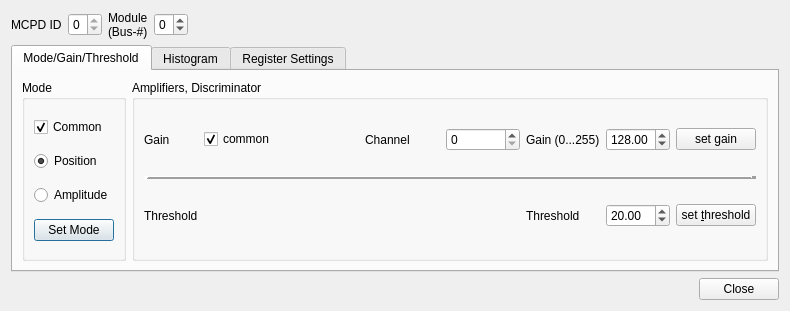
<?xml version="1.0" encoding="UTF-8"?>
<ui version="4.0">
 <class>ModuleSetup</class>
 <widget class="QDialog" name="ModuleSetup">
  <property name="geometry">
   <rect>
    <x>0</x>
    <y>0</y>
    <width>790</width>
    <height>291</height>
   </rect>
  </property>
  <property name="windowTitle">
   <string>Module setup</string>
  </property>
  <layout class="QGridLayout" name="gridLayout_4">
   <item row="0" column="0">
    <layout class="QHBoxLayout" name="horizontalLayout_7">
     <item>
      <widget class="QLabel" name="textLabel1_4_2">
       <property name="text">
        <string>MCPD ID</string>
       </property>
       <property name="wordWrap">
        <bool>false</bool>
       </property>
      </widget>
     </item>
     <item>
      <widget class="MCPDSpinBox" name="devid">
       <property name="enabled">
        <bool>true</bool>
       </property>
       <property name="maximum">
        <number>0</number>
       </property>
      </widget>
     </item>
     <item>
      <widget class="QLabel" name="textLabel1_4_2_2">
       <property name="text">
        <string>Module
(Bus-#)</string>
       </property>
       <property name="wordWrap">
        <bool>false</bool>
       </property>
      </widget>
     </item>
     <item>
      <widget class="ModuleSpinBox" name="module">
       <property name="wrapping">
        <bool>true</bool>
       </property>
       <property name="maximum">
        <number>7</number>
       </property>
      </widget>
     </item>
    </layout>
   </item>
   <item row="1" column="0" colspan="2">
    <widget class="QTabWidget" name="tabWidget">
     <property name="currentIndex">
      <number>0</number>
     </property>
     <widget class="QWidget" name="tabModeGainThreshold">
      <attribute name="title">
       <string>Mode/Gain/Threshold</string>
      </attribute>
      <layout class="QGridLayout" name="gridLayout_3">
       <item row="0" column="0">
        <widget class="QGroupBox" name="modeGroup">
         <property name="title">
          <string>Mode</string>
         </property>
         <layout class="QGridLayout" name="gridLayout_18">
          <item row="1" column="0">
           <widget class="QRadioButton" name="posMode">
            <property name="text">
             <string>Position</string>
            </property>
            <property name="checked">
             <bool>true</bool>
            </property>
           </widget>
          </item>
          <item row="2" column="0">
           <widget class="QRadioButton" name="ampMode">
            <property name="text">
             <string>Amplitude</string>
            </property>
           </widget>
          </item>
          <item row="0" column="0">
           <widget class="QCheckBox" name="comAmp">
            <property name="text">
             <string>Common</string>
            </property>
            <property name="checked">
             <bool>true</bool>
            </property>
           </widget>
          </item>
          <item row="3" column="0">
           <widget class="QPushButton" name="setMode">
            <property name="text">
             <string>Set Mode</string>
            </property>
           </widget>
          </item>
         </layout>
        </widget>
       </item>
       <item row="0" column="1">
        <widget class="QGroupBox" name="ampdiscGroup">
         <property name="title">
          <string>Amplifiers, Discriminator</string>
         </property>
         <layout class="QGridLayout" name="gridLayout_7">
          <item row="0" column="0">
           <widget class="QLabel" name="textLabel1_4_2_3_2">
            <property name="text">
             <string>Gain</string>
            </property>
            <property name="wordWrap">
             <bool>false</bool>
            </property>
           </widget>
          </item>
          <item row="0" column="1">
           <widget class="QCheckBox" name="comgain">
            <property name="text">
             <string>common</string>
            </property>
            <property name="checked">
             <bool>true</bool>
            </property>
           </widget>
          </item>
          <item row="0" column="2">
           <layout class="QHBoxLayout" name="channelLayout">
            <item>
             <widget class="QLabel" name="channelLabel">
              <property name="text">
               <string>Channel</string>
              </property>
              <property name="wordWrap">
               <bool>false</bool>
              </property>
             </widget>
            </item>
            <item>
             <widget class="ModuleSpinBox" name="channel">
              <property name="enabled">
               <bool>true</bool>
              </property>
              <property name="maximum">
               <number>7</number>
              </property>
             </widget>
            </item>
           </layout>
          </item>
          <item row="0" column="3">
           <widget class="QLabel" name="textLabel1_4_2_3_3_3">
            <property name="text">
             <string>Gain (0...255)</string>
            </property>
            <property name="wordWrap">
             <bool>false</bool>
            </property>
           </widget>
          </item>
          <item row="0" column="4">
           <widget class="QDoubleSpinBox" name="gain">
            <property name="text" stdset="0">
             <string>128,00</string>
            </property>
            <property name="maximum">
             <double>255.000000000000000</double>
            </property>
            <property name="value">
             <double>128.000000000000000</double>
            </property>
            <property name="cursorPosition" stdset="0">
             <number>0</number>
            </property>
           </widget>
          </item>
          <item row="0" column="5">
           <widget class="QPushButton" name="setGain">
            <property name="text">
             <string>set gain</string>
            </property>
           </widget>
          </item>
          <item row="1" column="0" colspan="6">
           <widget class="Line" name="line">
            <property name="frameShadow">
             <enum>QFrame::Raised</enum>
            </property>
            <property name="lineWidth">
             <number>5</number>
            </property>
            <property name="orientation">
             <enum>Qt::Horizontal</enum>
            </property>
           </widget>
          </item>
          <item row="2" column="0">
           <widget class="QLabel" name="textLabel1_4_2_3_3">
            <property name="text">
             <string>Threshold</string>
            </property>
            <property name="wordWrap">
             <bool>false</bool>
            </property>
           </widget>
          </item>
          <item row="2" column="1">
           <spacer name="horizontalSpacer_2">
            <property name="orientation">
             <enum>Qt::Horizontal</enum>
            </property>
            <property name="sizeHint" stdset="0">
             <size>
              <width>95</width>
              <height>20</height>
             </size>
            </property>
           </spacer>
          </item>
          <item row="2" column="2">
           <spacer name="horizontalSpacer">
            <property name="orientation">
             <enum>Qt::Horizontal</enum>
            </property>
            <property name="sizeHint" stdset="0">
             <size>
              <width>95</width>
              <height>20</height>
             </size>
            </property>
           </spacer>
          </item>
          <item row="2" column="3">
           <widget class="QLabel" name="textLabel1_4_2_3_3_2">
            <property name="text">
             <string>Threshold</string>
            </property>
            <property name="wordWrap">
             <bool>false</bool>
            </property>
           </widget>
          </item>
          <item row="2" column="4">
           <widget class="QDoubleSpinBox" name="threshold">
            <property name="text" stdset="0">
             <string>20,00</string>
            </property>
            <property name="maximum">
             <double>255.000000000000000</double>
            </property>
            <property name="value">
             <double>20.000000000000000</double>
            </property>
           </widget>
          </item>
          <item row="2" column="5">
           <widget class="QPushButton" name="setThreshold">
            <property name="text">
             <string>set &amp;threshold</string>
            </property>
           </widget>
          </item>
         </layout>
        </widget>
       </item>
      </layout>
     </widget>
     <widget class="QWidget" name="tabHistgram">
      <attribute name="title">
       <string>Histogram</string>
      </attribute>
      <layout class="QGridLayout" name="gridLayout_5">
       <item row="0" column="0">
        <widget class="QGroupBox" name="histogramGroupBox">
         <property name="title">
          <string>Histogram</string>
         </property>
         <layout class="QGridLayout" name="gridLayout">
          <item row="0" column="0">
           <layout class="QVBoxLayout" name="verticalLayout_1">
            <item>
             <widget class="QLabel" name="labelChannel_1">
              <property name="text">
               <string>1</string>
              </property>
             </widget>
            </item>
            <item>
             <widget class="QCheckBox" name="checkChannel1Histogram">
              <property name="text">
               <string>Histogram</string>
              </property>
              <property name="checked">
               <bool>true</bool>
              </property>
             </widget>
            </item>
            <item>
             <widget class="QCheckBox" name="checkChannel1Use">
              <property name="text">
               <string>Active</string>
              </property>
              <property name="checked">
               <bool>true</bool>
              </property>
             </widget>
            </item>
            <item>
             <spacer name="verticalSpacer">
              <property name="orientation">
               <enum>Qt::Vertical</enum>
              </property>
              <property name="sizeHint" stdset="0">
               <size>
                <width>20</width>
                <height>40</height>
               </size>
              </property>
             </spacer>
            </item>
           </layout>
          </item>
          <item row="0" column="1">
           <layout class="QVBoxLayout" name="verticalLayout_2">
            <item>
             <widget class="QLabel" name="labelChannel_2">
              <property name="text">
               <string>2</string>
              </property>
             </widget>
            </item>
            <item>
             <widget class="QCheckBox" name="checkChannel2Histogram">
              <property name="text">
               <string>Histogram</string>
              </property>
              <property name="checked">
               <bool>true</bool>
              </property>
             </widget>
            </item>
            <item>
             <widget class="QCheckBox" name="checkChannel2Use">
              <property name="text">
               <string>Active</string>
              </property>
              <property name="checked">
               <bool>true</bool>
              </property>
             </widget>
            </item>
            <item>
             <spacer name="verticalSpacer_2">
              <property name="orientation">
               <enum>Qt::Vertical</enum>
              </property>
              <property name="sizeHint" stdset="0">
               <size>
                <width>20</width>
                <height>40</height>
               </size>
              </property>
             </spacer>
            </item>
           </layout>
          </item>
          <item row="0" column="2">
           <layout class="QVBoxLayout" name="verticalLayout_3">
            <item>
             <widget class="QLabel" name="labelChannel_3">
              <property name="text">
               <string>3</string>
              </property>
             </widget>
            </item>
            <item>
             <widget class="QCheckBox" name="checkChannel3Histogram">
              <property name="text">
               <string>Histogram</string>
              </property>
              <property name="checked">
               <bool>true</bool>
              </property>
             </widget>
            </item>
            <item>
             <widget class="QCheckBox" name="checkChannel3Use">
              <property name="text">
               <string>Active</string>
              </property>
              <property name="checked">
               <bool>true</bool>
              </property>
             </widget>
            </item>
            <item>
             <spacer name="verticalSpacer_3">
              <property name="orientation">
               <enum>Qt::Vertical</enum>
              </property>
              <property name="sizeHint" stdset="0">
               <size>
                <width>20</width>
                <height>40</height>
               </size>
              </property>
             </spacer>
            </item>
           </layout>
          </item>
          <item row="0" column="3">
           <layout class="QVBoxLayout" name="verticalLayout_4">
            <item>
             <widget class="QLabel" name="labelChannel_4">
              <property name="text">
               <string>4</string>
              </property>
             </widget>
            </item>
            <item>
             <widget class="QCheckBox" name="checkChannel4Histogram">
              <property name="text">
               <string>Histogram</string>
              </property>
              <property name="checked">
               <bool>true</bool>
              </property>
             </widget>
            </item>
            <item>
             <widget class="QCheckBox" name="checkChannel4Use">
              <property name="text">
               <string>Active</string>
              </property>
              <property name="checked">
               <bool>true</bool>
              </property>
             </widget>
            </item>
            <item>
             <spacer name="verticalSpacer_4">
              <property name="orientation">
               <enum>Qt::Vertical</enum>
              </property>
              <property name="sizeHint" stdset="0">
               <size>
                <width>20</width>
                <height>40</height>
               </size>
              </property>
             </spacer>
            </item>
           </layout>
          </item>
          <item row="0" column="4">
           <layout class="QVBoxLayout" name="verticalLayout_5">
            <item>
             <widget class="QLabel" name="labelChannel_5">
              <property name="text">
               <string>5</string>
              </property>
             </widget>
            </item>
            <item>
             <widget class="QCheckBox" name="checkChannel5Histogram">
              <property name="text">
               <string>Histogram</string>
              </property>
              <property name="checked">
               <bool>true</bool>
              </property>
             </widget>
            </item>
            <item>
             <widget class="QCheckBox" name="checkChannel5Use">
              <property name="text">
               <string>Active</string>
              </property>
              <property name="checked">
               <bool>true</bool>
              </property>
             </widget>
            </item>
            <item>
             <spacer name="verticalSpacer_5">
              <property name="orientation">
               <enum>Qt::Vertical</enum>
              </property>
              <property name="sizeHint" stdset="0">
               <size>
                <width>20</width>
                <height>40</height>
               </size>
              </property>
             </spacer>
            </item>
           </layout>
          </item>
          <item row="0" column="5">
           <layout class="QVBoxLayout" name="verticalLayout_6">
            <item>
             <widget class="QLabel" name="labelChannel_6">
              <property name="text">
               <string>6</string>
              </property>
             </widget>
            </item>
            <item>
             <widget class="QCheckBox" name="checkChannel6Histogram">
              <property name="text">
               <string>Histogram</string>
              </property>
              <property name="checked">
               <bool>true</bool>
              </property>
             </widget>
            </item>
            <item>
             <widget class="QCheckBox" name="checkChannel6Use">
              <property name="text">
               <string>Active</string>
              </property>
              <property name="checked">
               <bool>true</bool>
              </property>
             </widget>
            </item>
            <item>
             <spacer name="verticalSpacer_6">
              <property name="orientation">
               <enum>Qt::Vertical</enum>
              </property>
              <property name="sizeHint" stdset="0">
               <size>
                <width>20</width>
                <height>40</height>
               </size>
              </property>
             </spacer>
            </item>
           </layout>
          </item>
          <item row="0" column="6">
           <layout class="QVBoxLayout" name="verticalLayout_7">
            <item>
             <widget class="QLabel" name="labelChannel_7">
              <property name="text">
               <string>7</string>
              </property>
             </widget>
            </item>
            <item>
             <widget class="QCheckBox" name="checkChannel7Histogram">
              <property name="text">
               <string>Histogram</string>
              </property>
              <property name="checked">
               <bool>true</bool>
              </property>
             </widget>
            </item>
            <item>
             <widget class="QCheckBox" name="checkChannel7Use">
              <property name="text">
               <string>Active</string>
              </property>
              <property name="checked">
               <bool>true</bool>
              </property>
             </widget>
            </item>
            <item>
             <spacer name="verticalSpacer_7">
              <property name="orientation">
               <enum>Qt::Vertical</enum>
              </property>
              <property name="sizeHint" stdset="0">
               <size>
                <width>20</width>
                <height>40</height>
               </size>
              </property>
             </spacer>
            </item>
           </layout>
          </item>
          <item row="0" column="7">
           <layout class="QVBoxLayout" name="verticalLayout_8">
            <item>
             <widget class="QLabel" name="labelChannel_8">
              <property name="text">
               <string>8</string>
              </property>
             </widget>
            </item>
            <item>
             <widget class="QCheckBox" name="checkChannel8Histogram">
              <property name="text">
               <string>Histogram</string>
              </property>
              <property name="checked">
               <bool>true</bool>
              </property>
             </widget>
            </item>
            <item>
             <widget class="QCheckBox" name="checkChannel8Use">
              <property name="text">
               <string>Active</string>
              </property>
              <property name="checked">
               <bool>true</bool>
              </property>
             </widget>
            </item>
            <item>
             <spacer name="verticalSpacer_8">
              <property name="orientation">
               <enum>Qt::Vertical</enum>
              </property>
              <property name="sizeHint" stdset="0">
               <size>
                <width>20</width>
                <height>40</height>
               </size>
              </property>
             </spacer>
            </item>
           </layout>
          </item>
          <item row="1" column="0">
           <layout class="QVBoxLayout" name="verticalLayout_9">
            <item>
             <widget class="QLabel" name="labelChannel_9">
              <property name="text">
               <string>9</string>
              </property>
             </widget>
            </item>
            <item>
             <widget class="QCheckBox" name="checkChannel9Histogram">
              <property name="text">
               <string>Histogram</string>
              </property>
              <property name="checked">
               <bool>true</bool>
              </property>
             </widget>
            </item>
            <item>
             <widget class="QCheckBox" name="checkChannel9Use">
              <property name="text">
               <string>Active</string>
              </property>
              <property name="checked">
               <bool>true</bool>
              </property>
             </widget>
            </item>
            <item>
             <spacer name="verticalSpacer_9">
              <property name="orientation">
               <enum>Qt::Vertical</enum>
              </property>
              <property name="sizeHint" stdset="0">
               <size>
                <width>20</width>
                <height>40</height>
               </size>
              </property>
             </spacer>
            </item>
           </layout>
          </item>
          <item row="1" column="1">
           <layout class="QVBoxLayout" name="verticalLayout_10">
            <item>
             <widget class="QLabel" name="labelChannel_10">
              <property name="text">
               <string>10</string>
              </property>
             </widget>
            </item>
            <item>
             <widget class="QCheckBox" name="checkChannel10Histogram">
              <property name="text">
               <string>Histogram</string>
              </property>
              <property name="checked">
               <bool>true</bool>
              </property>
             </widget>
            </item>
            <item>
             <widget class="QCheckBox" name="checkChannel10Use">
              <property name="text">
               <string>Active</string>
              </property>
              <property name="checked">
               <bool>true</bool>
              </property>
             </widget>
            </item>
            <item>
             <spacer name="verticalSpacer_10">
              <property name="orientation">
               <enum>Qt::Vertical</enum>
              </property>
              <property name="sizeHint" stdset="0">
               <size>
                <width>20</width>
                <height>40</height>
               </size>
              </property>
             </spacer>
            </item>
           </layout>
          </item>
          <item row="1" column="2">
           <layout class="QVBoxLayout" name="verticalLayout_11">
            <item>
             <widget class="QLabel" name="labelChannel_11">
              <property name="text">
               <string>11</string>
              </property>
             </widget>
            </item>
            <item>
             <widget class="QCheckBox" name="checkChannel11Histogram">
              <property name="text">
               <string>Histogram</string>
              </property>
              <property name="checked">
               <bool>true</bool>
              </property>
             </widget>
            </item>
            <item>
             <widget class="QCheckBox" name="checkChannel11Use">
              <property name="text">
               <string>Active</string>
              </property>
              <property name="checked">
               <bool>true</bool>
              </property>
             </widget>
            </item>
            <item>
             <spacer name="verticalSpacer_11">
              <property name="orientation">
               <enum>Qt::Vertical</enum>
              </property>
              <property name="sizeHint" stdset="0">
               <size>
                <width>20</width>
                <height>40</height>
               </size>
              </property>
             </spacer>
            </item>
           </layout>
          </item>
          <item row="1" column="3">
           <layout class="QVBoxLayout" name="verticalLayout_12">
            <item>
             <widget class="QLabel" name="labelChannel_12">
              <property name="text">
               <string>12</string>
              </property>
             </widget>
            </item>
            <item>
             <widget class="QCheckBox" name="checkChannel12Histogram">
              <property name="text">
               <string>Histogram</string>
              </property>
              <property name="checked">
               <bool>true</bool>
              </property>
             </widget>
            </item>
            <item>
             <widget class="QCheckBox" name="checkChannel12Use">
              <property name="text">
               <string>Active</string>
              </property>
              <property name="checked">
               <bool>true</bool>
              </property>
             </widget>
            </item>
            <item>
             <spacer name="verticalSpacer_12">
              <property name="orientation">
               <enum>Qt::Vertical</enum>
              </property>
              <property name="sizeHint" stdset="0">
               <size>
                <width>20</width>
                <height>40</height>
               </size>
              </property>
             </spacer>
            </item>
           </layout>
          </item>
          <item row="1" column="4">
           <layout class="QVBoxLayout" name="verticalLayout_13">
            <item>
             <widget class="QLabel" name="labelChannel_13">
              <property name="text">
               <string>13</string>
              </property>
             </widget>
            </item>
            <item>
             <widget class="QCheckBox" name="checkChannel13Histogram">
              <property name="text">
               <string>Histogram</string>
              </property>
              <property name="checked">
               <bool>true</bool>
              </property>
             </widget>
            </item>
            <item>
             <widget class="QCheckBox" name="checkChannel13Use">
              <property name="text">
               <string>Active</string>
              </property>
              <property name="checked">
               <bool>true</bool>
              </property>
             </widget>
            </item>
            <item>
             <spacer name="verticalSpacer_13">
              <property name="orientation">
               <enum>Qt::Vertical</enum>
              </property>
              <property name="sizeHint" stdset="0">
               <size>
                <width>20</width>
                <height>40</height>
               </size>
              </property>
             </spacer>
            </item>
           </layout>
          </item>
          <item row="1" column="5">
           <layout class="QVBoxLayout" name="verticalLayout_14">
            <item>
             <widget class="QLabel" name="labelChannel_14">
              <property name="text">
               <string>14</string>
              </property>
             </widget>
            </item>
            <item>
             <widget class="QCheckBox" name="checkChannel14Histogram">
              <property name="text">
               <string>Histogram</string>
              </property>
              <property name="checked">
               <bool>true</bool>
              </property>
             </widget>
            </item>
            <item>
             <widget class="QCheckBox" name="checkChannel14Use">
              <property name="text">
               <string>Active</string>
              </property>
              <property name="checked">
               <bool>true</bool>
              </property>
             </widget>
            </item>
            <item>
             <spacer name="verticalSpacer_14">
              <property name="orientation">
               <enum>Qt::Vertical</enum>
              </property>
              <property name="sizeHint" stdset="0">
               <size>
                <width>20</width>
                <height>40</height>
               </size>
              </property>
             </spacer>
            </item>
           </layout>
          </item>
          <item row="1" column="6">
           <layout class="QVBoxLayout" name="verticalLayout_15">
            <item>
             <widget class="QLabel" name="labelChannel_15">
              <property name="text">
               <string>15</string>
              </property>
             </widget>
            </item>
            <item>
             <widget class="QCheckBox" name="checkChannel15Histogram">
              <property name="text">
               <string>Histogram</string>
              </property>
              <property name="checked">
               <bool>true</bool>
              </property>
             </widget>
            </item>
            <item>
             <widget class="QCheckBox" name="checkChannel15Use">
              <property name="text">
               <string>Active</string>
              </property>
              <property name="checked">
               <bool>true</bool>
              </property>
             </widget>
            </item>
            <item>
             <spacer name="verticalSpacer_15">
              <property name="orientation">
               <enum>Qt::Vertical</enum>
              </property>
              <property name="sizeHint" stdset="0">
               <size>
                <width>20</width>
                <height>40</height>
               </size>
              </property>
             </spacer>
            </item>
           </layout>
          </item>
          <item row="1" column="7">
           <layout class="QVBoxLayout" name="verticalLayout_16">
            <item>
             <widget class="QLabel" name="labelChannel_16">
              <property name="text">
               <string>16</string>
              </property>
             </widget>
            </item>
            <item>
             <widget class="QCheckBox" name="checkChannel16Histogram">
              <property name="text">
               <string>Histogram</string>
              </property>
              <property name="checked">
               <bool>true</bool>
              </property>
             </widget>
            </item>
            <item>
             <widget class="QCheckBox" name="checkChannel16Use">
              <property name="text">
               <string>Active</string>
              </property>
              <property name="checked">
               <bool>true</bool>
              </property>
             </widget>
            </item>
            <item>
             <spacer name="verticalSpacer_16">
              <property name="orientation">
               <enum>Qt::Vertical</enum>
              </property>
              <property name="sizeHint" stdset="0">
               <size>
                <width>20</width>
                <height>40</height>
               </size>
              </property>
             </spacer>
            </item>
           </layout>
          </item>
         </layout>
        </widget>
       </item>
      </layout>
     </widget>
     <widget class="QWidget" name="tabRegisterSettings">
      <attribute name="title">
       <string>Register Settings</string>
      </attribute>
      <layout class="QGridLayout" name="gridLayout_6">
       <item row="0" column="0">
        <widget class="QGroupBox" name="groupBox39">
         <property name="enabled">
          <bool>false</bool>
         </property>
         <property name="title">
          <string>Register op</string>
         </property>
         <layout class="QGridLayout" name="gridLayout_2">
          <item row="0" column="0">
           <widget class="QPushButton" name="writeRegisterButton">
            <property name="text">
             <string>Write</string>
            </property>
           </widget>
          </item>
          <item row="0" column="1">
           <widget class="QPushButton" name="readRegisterButton">
            <property name="text">
             <string>Read</string>
            </property>
           </widget>
          </item>
          <item row="0" column="2">
           <widget class="QSpinBox" name="registerSelect">
            <property name="maximum">
             <number>2</number>
            </property>
           </widget>
          </item>
          <item row="0" column="3">
           <widget class="QLineEdit" name="registerValue"/>
          </item>
         </layout>
        </widget>
       </item>
      </layout>
     </widget>
    </widget>
   </item>
   <item row="2" column="1">
    <widget class="QDialogButtonBox" name="buttonBox">
     <property name="orientation">
      <enum>Qt::Horizontal</enum>
     </property>
     <property name="standardButtons">
      <set>QDialogButtonBox::Close</set>
     </property>
    </widget>
   </item>
  </layout>
 </widget>
 <customwidgets>
  <customwidget>
   <class>ModuleSpinBox</class>
   <extends>QSpinBox</extends>
   <header>ModuleSpinBox.h</header>
   <slots>
    <signal>changeModule(int)</signal>
    <slot>steps(int)</slot>
   </slots>
  </customwidget>
  <customwidget>
   <class>MCPDSpinBox</class>
   <extends>QSpinBox</extends>
   <header>MCPDSpinBox.h</header>
   <slots>
    <slot>steps(int)</slot>
   </slots>
  </customwidget>
 </customwidgets>
 <resources/>
 <connections>
  <connection>
   <sender>buttonBox</sender>
   <signal>clicked(QAbstractButton*)</signal>
   <receiver>ModuleSetup</receiver>
   <slot>close()</slot>
   <hints>
    <hint type="sourcelabel">
     <x>318</x>
     <y>237</y>
    </hint>
    <hint type="destinationlabel">
     <x>309</x>
     <y>193</y>
    </hint>
   </hints>
  </connection>
  <connection>
   <sender>channel</sender>
   <signal>valueChanged(int)</signal>
   <receiver>ModuleSetup</receiver>
   <slot>displaySlot()</slot>
   <hints>
    <hint type="sourcelabel">
     <x>90</x>
     <y>108</y>
    </hint>
    <hint type="destinationlabel">
     <x>20</x>
     <y>20</y>
    </hint>
   </hints>
  </connection>
  <connection>
   <sender>comgain</sender>
   <signal>toggled(bool)</signal>
   <receiver>channel</receiver>
   <slot>setHidden(bool)</slot>
   <hints>
    <hint type="sourcelabel">
     <x>81</x>
     <y>107</y>
    </hint>
    <hint type="destinationlabel">
     <x>90</x>
     <y>108</y>
    </hint>
   </hints>
  </connection>
  <connection>
   <sender>comgain</sender>
   <signal>toggled(bool)</signal>
   <receiver>channelLabel</receiver>
   <slot>setHidden(bool)</slot>
   <hints>
    <hint type="sourcelabel">
     <x>81</x>
     <y>107</y>
    </hint>
    <hint type="destinationlabel">
     <x>86</x>
     <y>108</y>
    </hint>
   </hints>
  </connection>
  <connection>
   <sender>setMode</sender>
   <signal>clicked()</signal>
   <receiver>ModuleSetup</receiver>
   <slot>setModeSlot()</slot>
   <hints>
    <hint type="sourcelabel">
     <x>60</x>
     <y>108</y>
    </hint>
    <hint type="destinationlabel">
     <x>20</x>
     <y>20</y>
    </hint>
   </hints>
  </connection>
  <connection>
   <sender>module</sender>
   <signal>valueChanged(int)</signal>
   <receiver>ModuleSetup</receiver>
   <slot>displayMPSDSlot(int)</slot>
   <hints>
    <hint type="sourcelabel">
     <x>773</x>
     <y>35</y>
    </hint>
    <hint type="destinationlabel">
     <x>20</x>
     <y>20</y>
    </hint>
   </hints>
  </connection>
  <connection>
   <sender>readRegisterButton</sender>
   <signal>clicked()</signal>
   <receiver>ModuleSetup</receiver>
   <slot>readRegisterSlot()</slot>
   <hints>
    <hint type="sourcelabel">
     <x>57</x>
     <y>107</y>
    </hint>
    <hint type="destinationlabel">
     <x>20</x>
     <y>20</y>
    </hint>
   </hints>
  </connection>
  <connection>
   <sender>writeRegisterButton</sender>
   <signal>clicked()</signal>
   <receiver>ModuleSetup</receiver>
   <slot>writeRegisterSlot()</slot>
   <hints>
    <hint type="sourcelabel">
     <x>41</x>
     <y>107</y>
    </hint>
    <hint type="destinationlabel">
     <x>20</x>
     <y>20</y>
    </hint>
   </hints>
  </connection>
  <connection>
   <sender>setGain</sender>
   <signal>clicked()</signal>
   <receiver>ModuleSetup</receiver>
   <slot>setGainSlot()</slot>
   <hints>
    <hint type="sourcelabel">
     <x>95</x>
     <y>107</y>
    </hint>
    <hint type="destinationlabel">
     <x>20</x>
     <y>20</y>
    </hint>
   </hints>
  </connection>
  <connection>
   <sender>gain</sender>
   <signal>editingFinished()</signal>
   <receiver>setGain</receiver>
   <slot>click()</slot>
   <hints>
    <hint type="sourcelabel">
     <x>92</x>
     <y>107</y>
    </hint>
    <hint type="destinationlabel">
     <x>95</x>
     <y>107</y>
    </hint>
   </hints>
  </connection>
  <connection>
   <sender>setThreshold</sender>
   <signal>clicked()</signal>
   <receiver>ModuleSetup</receiver>
   <slot>setThresholdSlot()</slot>
   <hints>
    <hint type="sourcelabel">
     <x>95</x>
     <y>103</y>
    </hint>
    <hint type="destinationlabel">
     <x>20</x>
     <y>20</y>
    </hint>
   </hints>
  </connection>
  <connection>
   <sender>threshold</sender>
   <signal>editingFinished()</signal>
   <receiver>setThreshold</receiver>
   <slot>click()</slot>
   <hints>
    <hint type="sourcelabel">
     <x>92</x>
     <y>103</y>
    </hint>
    <hint type="destinationlabel">
     <x>95</x>
     <y>103</y>
    </hint>
   </hints>
  </connection>
  <connection>
   <sender>devid</sender>
   <signal>valueChanged(int)</signal>
   <receiver>ModuleSetup</receiver>
   <slot>setMCPD(int)</slot>
   <hints>
    <hint type="sourcelabel">
     <x>223</x>
     <y>34</y>
    </hint>
    <hint type="destinationlabel">
     <x>20</x>
     <y>20</y>
    </hint>
   </hints>
  </connection>
  <connection>
   <sender>checkChannel1Histogram</sender>
   <signal>toggled(bool)</signal>
   <receiver>checkChannel1Use</receiver>
   <slot>setVisible(bool)</slot>
   <hints>
    <hint type="sourcelabel">
     <x>67</x>
     <y>146</y>
    </hint>
    <hint type="destinationlabel">
     <x>71</x>
     <y>168</y>
    </hint>
   </hints>
  </connection>
  <connection>
   <sender>checkChannel2Histogram</sender>
   <signal>toggled(bool)</signal>
   <receiver>checkChannel2Use</receiver>
   <slot>setVisible(bool)</slot>
   <hints>
    <hint type="sourcelabel">
     <x>169</x>
     <y>151</y>
    </hint>
    <hint type="destinationlabel">
     <x>169</x>
     <y>163</y>
    </hint>
   </hints>
  </connection>
  <connection>
   <sender>checkChannel3Histogram</sender>
   <signal>toggled(bool)</signal>
   <receiver>checkChannel3Use</receiver>
   <slot>setVisible(bool)</slot>
   <hints>
    <hint type="sourcelabel">
     <x>252</x>
     <y>150</y>
    </hint>
    <hint type="destinationlabel">
     <x>256</x>
     <y>166</y>
    </hint>
   </hints>
  </connection>
  <connection>
   <sender>checkChannel4Histogram</sender>
   <signal>toggled(bool)</signal>
   <receiver>checkChannel4Use</receiver>
   <slot>setVisible(bool)</slot>
   <hints>
    <hint type="sourcelabel">
     <x>352</x>
     <y>145</y>
    </hint>
    <hint type="destinationlabel">
     <x>352</x>
     <y>162</y>
    </hint>
   </hints>
  </connection>
  <connection>
   <sender>checkChannel5Histogram</sender>
   <signal>toggled(bool)</signal>
   <receiver>checkChannel5Use</receiver>
   <slot>setVisible(bool)</slot>
   <hints>
    <hint type="sourcelabel">
     <x>449</x>
     <y>145</y>
    </hint>
    <hint type="destinationlabel">
     <x>449</x>
     <y>163</y>
    </hint>
   </hints>
  </connection>
  <connection>
   <sender>checkChannel6Histogram</sender>
   <signal>toggled(bool)</signal>
   <receiver>checkChannel6Use</receiver>
   <slot>setVisible(bool)</slot>
   <hints>
    <hint type="sourcelabel">
     <x>518</x>
     <y>144</y>
    </hint>
    <hint type="destinationlabel">
     <x>522</x>
     <y>166</y>
    </hint>
   </hints>
  </connection>
  <connection>
   <sender>checkChannel7Histogram</sender>
   <signal>toggled(bool)</signal>
   <receiver>checkChannel7Use</receiver>
   <slot>setVisible(bool)</slot>
   <hints>
    <hint type="sourcelabel">
     <x>605</x>
     <y>146</y>
    </hint>
    <hint type="destinationlabel">
     <x>611</x>
     <y>160</y>
    </hint>
   </hints>
  </connection>
  <connection>
   <sender>checkChannel8Histogram</sender>
   <signal>toggled(bool)</signal>
   <receiver>checkChannel8Use</receiver>
   <slot>setVisible(bool)</slot>
   <hints>
    <hint type="sourcelabel">
     <x>716</x>
     <y>148</y>
    </hint>
    <hint type="destinationlabel">
     <x>716</x>
     <y>163</y>
    </hint>
   </hints>
  </connection>
  <connection>
   <sender>comgain</sender>
   <signal>stateChanged(int)</signal>
   <receiver>ModuleSetup</receiver>
   <slot>displaySlot()</slot>
   <hints>
    <hint type="sourcelabel">
     <x>239</x>
     <y>142</y>
    </hint>
    <hint type="destinationlabel">
     <x>374</x>
     <y>147</y>
    </hint>
   </hints>
  </connection>
  <connection>
   <sender>module</sender>
   <signal>changeModule(int)</signal>
   <receiver>devid</receiver>
   <slot>steps(int)</slot>
   <hints>
    <hint type="sourcelabel">
     <x>198</x>
     <y>18</y>
    </hint>
    <hint type="destinationlabel">
     <x>87</x>
     <y>18</y>
    </hint>
   </hints>
  </connection>
 </connections>
 <slots>
  <slot>displaySlot(int)</slot>
  <slot>displayMPSDSlot(int)</slot>
  <slot>displayMCPDSlot(int)</slot>
  <slot>setModeSlot()</slot>
  <slot>setPulserSlot()</slot>
  <slot>readRegisterSlot()</slot>
  <slot>writeRegisterSlot()</slot>
  <slot>setGainSlot()</slot>
  <slot>setThresholdSlot()</slot>
  <slot>setMCPD(int)</slot>
 </slots>
</ui>
